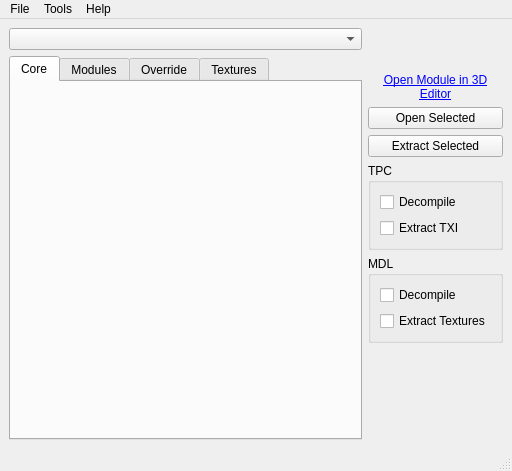
<?xml version="1.0" encoding="UTF-8"?>
<ui version="4.0">
 <class>MainWindow</class>
 <widget class="QMainWindow" name="MainWindow">
  <property name="geometry">
   <rect>
    <x>0</x>
    <y>0</y>
    <width>512</width>
    <height>471</height>
   </rect>
  </property>
  <property name="acceptDrops">
   <bool>true</bool>
  </property>
  <property name="windowTitle">
   <string>Holocron Toolset</string>
  </property>
  <widget class="QWidget" name="centralwidget">
   <layout class="QHBoxLayout" name="horizontalLayout">
    <property name="sizeConstraint">
     <enum>QLayout::SetMinimumSize</enum>
    </property>
    <item>
     <layout class="QVBoxLayout" name="verticalLayout_4">
      <item>
       <widget class="QComboBox" name="gameCombo"/>
      </item>
      <item>
       <widget class="QTabWidget" name="resourceTabs">
        <property name="currentIndex">
         <number>0</number>
        </property>
        <widget class="QWidget" name="coreTab">
         <attribute name="title">
          <string>Core</string>
         </attribute>
         <layout class="QVBoxLayout" name="verticalLayout_2">
          <property name="leftMargin">
           <number>0</number>
          </property>
          <property name="topMargin">
           <number>0</number>
          </property>
          <property name="rightMargin">
           <number>0</number>
          </property>
          <property name="bottomMargin">
           <number>0</number>
          </property>
          <item>
           <widget class="ResourceList" name="coreWidget" native="true"/>
          </item>
         </layout>
        </widget>
        <widget class="QWidget" name="modulesTab">
         <attribute name="title">
          <string>Modules</string>
         </attribute>
         <layout class="QGridLayout" name="gridLayout">
          <property name="leftMargin">
           <number>0</number>
          </property>
          <property name="topMargin">
           <number>0</number>
          </property>
          <property name="rightMargin">
           <number>0</number>
          </property>
          <property name="bottomMargin">
           <number>0</number>
          </property>
          <property name="spacing">
           <number>0</number>
          </property>
          <item row="0" column="0" rowspan="2" colspan="2">
           <widget class="ResourceList" name="modulesWidget" native="true"/>
          </item>
         </layout>
        </widget>
        <widget class="QWidget" name="overrideTab">
         <attribute name="title">
          <string>Override</string>
         </attribute>
         <layout class="QVBoxLayout" name="verticalLayout_3">
          <property name="spacing">
           <number>0</number>
          </property>
          <property name="leftMargin">
           <number>0</number>
          </property>
          <property name="topMargin">
           <number>0</number>
          </property>
          <property name="rightMargin">
           <number>0</number>
          </property>
          <property name="bottomMargin">
           <number>0</number>
          </property>
          <item>
           <widget class="ResourceList" name="overrideWidget" native="true"/>
          </item>
         </layout>
        </widget>
        <widget class="QWidget" name="texturesTab">
         <attribute name="title">
          <string>Textures</string>
         </attribute>
         <layout class="QVBoxLayout" name="verticalLayout_6">
          <item>
           <widget class="TextureList" name="texturesWidget" native="true"/>
          </item>
         </layout>
        </widget>
       </widget>
      </item>
     </layout>
    </item>
    <item>
     <layout class="QVBoxLayout" name="vboxlayout">
      <property name="sizeConstraint">
       <enum>QLayout::SetDefaultConstraint</enum>
      </property>
      <item>
       <spacer name="verticalSpacer_2">
        <property name="orientation">
         <enum>Qt::Vertical</enum>
        </property>
        <property name="sizeType">
         <enum>QSizePolicy::Fixed</enum>
        </property>
        <property name="sizeHint" stdset="0">
         <size>
          <width>124</width>
          <height>45</height>
         </size>
        </property>
       </spacer>
      </item>
      <item>
       <widget class="QFrame" name="sidebar">
        <property name="frameShape">
         <enum>QFrame::NoFrame</enum>
        </property>
        <property name="frameShadow">
         <enum>QFrame::Raised</enum>
        </property>
        <layout class="QVBoxLayout" name="verticalLayout_5">
         <property name="leftMargin">
          <number>0</number>
         </property>
         <property name="topMargin">
          <number>0</number>
         </property>
         <property name="rightMargin">
          <number>0</number>
         </property>
         <property name="bottomMargin">
          <number>0</number>
         </property>
         <item>
          <widget class="QLabel" name="openModule3dLink">
           <property name="visible">
            <bool>false</bool>
           </property>
           <property name="text">
            <string>&lt;a href="module-3d"&gt;Open Module in 3D Editor&lt;/a&gt;</string>
           </property>
           <property name="alignment">
            <set>Qt::AlignCenter</set>
           </property>
           <property name="wordWrap">
            <bool>true</bool>
           </property>
          </widget>
         </item>
         <item>
          <widget class="QPushButton" name="openButton">
           <property name="text">
            <string>Open Selected</string>
           </property>
          </widget>
         </item>
         <item>
          <widget class="QPushButton" name="extractButton">
           <property name="sizePolicy">
            <sizepolicy hsizetype="Minimum" vsizetype="Fixed">
             <horstretch>0</horstretch>
             <verstretch>0</verstretch>
            </sizepolicy>
           </property>
           <property name="text">
            <string>Extract Selected</string>
           </property>
          </widget>
         </item>
         <item>
          <widget class="QGroupBox" name="tpcGroup_2">
           <property name="title">
            <string>TPC</string>
           </property>
           <layout class="QVBoxLayout" name="verticalLayout_10">
            <item>
             <widget class="QCheckBox" name="tpcDecompileCheckbox">
              <property name="text">
               <string>Decompile</string>
              </property>
             </widget>
            </item>
            <item>
             <widget class="QCheckBox" name="tpcTxiCheckbox">
              <property name="text">
               <string>Extract TXI</string>
              </property>
             </widget>
            </item>
           </layout>
          </widget>
         </item>
         <item>
          <widget class="QGroupBox" name="mdlGroup_2">
           <property name="title">
            <string>MDL</string>
           </property>
           <layout class="QVBoxLayout" name="verticalLayout_9">
            <item>
             <widget class="QCheckBox" name="mdlDecompileCheckbox">
              <property name="text">
               <string>Decompile</string>
              </property>
             </widget>
            </item>
            <item>
             <widget class="QCheckBox" name="mdlTexturesCheckbox">
              <property name="text">
               <string>Extract Textures</string>
              </property>
             </widget>
            </item>
           </layout>
          </widget>
         </item>
        </layout>
       </widget>
      </item>
      <item>
       <spacer name="verticalSpacer">
        <property name="orientation">
         <enum>Qt::Vertical</enum>
        </property>
        <property name="sizeHint" stdset="0">
         <size>
          <width>124</width>
          <height>40</height>
         </size>
        </property>
       </spacer>
      </item>
     </layout>
    </item>
   </layout>
  </widget>
  <widget class="QMenuBar" name="menubar">
   <property name="geometry">
    <rect>
     <x>0</x>
     <y>0</y>
     <width>512</width>
     <height>22</height>
    </rect>
   </property>
   <widget class="QMenu" name="menuFile">
    <property name="title">
     <string>File</string>
    </property>
    <widget class="QMenu" name="menuNew">
     <property name="title">
      <string>New</string>
     </property>
     <addaction name="actionNewDLG"/>
     <addaction name="actionNewNSS"/>
     <addaction name="actionNewUTC"/>
     <addaction name="actionNewUTP"/>
     <addaction name="actionNewUTD"/>
     <addaction name="actionNewUTI"/>
     <addaction name="actionNewUTS"/>
     <addaction name="actionNewUTT"/>
     <addaction name="actionNewUTM"/>
     <addaction name="actionNewUTW"/>
     <addaction name="actionNewUTE"/>
     <addaction name="separator"/>
     <addaction name="actionCloneModule"/>
     <addaction name="separator"/>
     <addaction name="actionNewGFF"/>
     <addaction name="actionNewERF"/>
     <addaction name="actionNewTXT"/>
     <addaction name="actionNewSSF"/>
    </widget>
    <addaction name="menuNew"/>
    <addaction name="openAction"/>
    <addaction name="separator"/>
    <addaction name="actionSettings"/>
    <addaction name="separator"/>
    <addaction name="actionExit"/>
   </widget>
   <widget class="QMenu" name="menuTools">
    <property name="title">
     <string>Tools</string>
    </property>
    <addaction name="actionModuleDesigner"/>
    <addaction name="separator"/>
    <addaction name="actionEditTLK"/>
    <addaction name="actionEditJRL"/>
    <addaction name="separator"/>
    <addaction name="actionFileSearch"/>
   </widget>
   <widget class="QMenu" name="menuHelp">
    <property name="title">
     <string>Help</string>
    </property>
    <widget class="QMenu" name="menuDiscord">
     <property name="title">
      <string>Discord</string>
     </property>
     <addaction name="actionDiscordOpenKotOR"/>
     <addaction name="actionDiscordKotOR"/>
     <addaction name="actionDiscordDeadlyStream"/>
    </widget>
    <addaction name="actionHelpAbout"/>
    <addaction name="menuDiscord"/>
    <addaction name="actionInstructions"/>
   </widget>
   <addaction name="menuFile"/>
   <addaction name="menuTools"/>
   <addaction name="menuHelp"/>
  </widget>
  <widget class="QStatusBar" name="statusbar"/>
  <action name="cloneModuleAction">
   <property name="text">
    <string>Clone Module</string>
   </property>
  </action>
  <action name="actionRecent_Files">
   <property name="text">
    <string>Recent Files</string>
   </property>
  </action>
  <action name="actionExit">
   <property name="text">
    <string>Exit</string>
   </property>
  </action>
  <action name="actionSettings">
   <property name="text">
    <string>Settings</string>
   </property>
  </action>
  <action name="actionAbout">
   <property name="text">
    <string>About</string>
   </property>
  </action>
  <action name="actionOpen">
   <property name="text">
    <string>Open</string>
   </property>
  </action>
  <action name="actionCreature">
   <property name="text">
    <string>Creature</string>
   </property>
  </action>
  <action name="actionItem">
   <property name="text">
    <string>Item</string>
   </property>
  </action>
  <action name="actionDoor">
   <property name="text">
    <string>Door</string>
   </property>
  </action>
  <action name="actionPlaceable">
   <property name="text">
    <string>Placeable</string>
   </property>
  </action>
  <action name="actionMerchant">
   <property name="text">
    <string>Merchant</string>
   </property>
  </action>
  <action name="actionEncounter">
   <property name="text">
    <string>Encounter</string>
   </property>
  </action>
  <action name="actionTrigger">
   <property name="text">
    <string>Trigger</string>
   </property>
  </action>
  <action name="actionWaypoint">
   <property name="text">
    <string>Waypoint</string>
   </property>
  </action>
  <action name="actionDialog">
   <property name="enabled">
    <bool>false</bool>
   </property>
   <property name="text">
    <string>Dialog</string>
   </property>
  </action>
  <action name="openAction">
   <property name="text">
    <string>Open</string>
   </property>
  </action>
  <action name="actionNewGFF">
   <property name="text">
    <string>GFF</string>
   </property>
  </action>
  <action name="actionNewERF">
   <property name="text">
    <string>ERF</string>
   </property>
  </action>
  <action name="actionNewTXT">
   <property name="text">
    <string>TXT</string>
   </property>
  </action>
  <action name="actionEditTLK">
   <property name="enabled">
    <bool>false</bool>
   </property>
   <property name="text">
    <string>Edit Talk Table</string>
   </property>
  </action>
  <action name="actionHelpAbout">
   <property name="text">
    <string>About</string>
   </property>
  </action>
  <action name="actionNewSSF">
   <property name="text">
    <string>SSF</string>
   </property>
  </action>
  <action name="actionNewUTC">
   <property name="enabled">
    <bool>false</bool>
   </property>
   <property name="icon">
    <iconset>
     <normalon>:/images/icons/kx/creature.png</normalon>
    </iconset>
   </property>
   <property name="text">
    <string>Creature</string>
   </property>
  </action>
  <action name="actionCloneModule">
   <property name="enabled">
    <bool>false</bool>
   </property>
   <property name="text">
    <string>Clone Module</string>
   </property>
  </action>
  <action name="actionNewUTP">
   <property name="enabled">
    <bool>false</bool>
   </property>
   <property name="icon">
    <iconset resource="../../resources/resources.qrc">
     <normaloff>:/images/icons/kx/placeable.png</normaloff>:/images/icons/kx/placeable.png</iconset>
   </property>
   <property name="text">
    <string>Placeable</string>
   </property>
  </action>
  <action name="actionNewUTD">
   <property name="enabled">
    <bool>false</bool>
   </property>
   <property name="icon">
    <iconset resource="../../resources/resources.qrc">
     <normaloff>:/images/icons/kx/door.png</normaloff>:/images/icons/kx/door.png</iconset>
   </property>
   <property name="text">
    <string>Door</string>
   </property>
  </action>
  <action name="actionNewUTW">
   <property name="enabled">
    <bool>false</bool>
   </property>
   <property name="icon">
    <iconset resource="../../resources/resources.qrc">
     <normaloff>:/images/icons/kx/waypoint.png</normaloff>:/images/icons/kx/waypoint.png</iconset>
   </property>
   <property name="text">
    <string>Waypoint</string>
   </property>
  </action>
  <action name="actionNewUTT">
   <property name="enabled">
    <bool>false</bool>
   </property>
   <property name="icon">
    <iconset resource="../../resources/resources.qrc">
     <normaloff>:/images/icons/kx/trigger.png</normaloff>:/images/icons/kx/trigger.png</iconset>
   </property>
   <property name="text">
    <string>Trigger</string>
   </property>
  </action>
  <action name="actionNewUTE">
   <property name="enabled">
    <bool>false</bool>
   </property>
   <property name="icon">
    <iconset resource="../../resources/resources.qrc">
     <normaloff>:/images/icons/kx/encounter.png</normaloff>:/images/icons/kx/encounter.png</iconset>
   </property>
   <property name="text">
    <string>Encounter</string>
   </property>
  </action>
  <action name="actionNewUTS">
   <property name="enabled">
    <bool>false</bool>
   </property>
   <property name="icon">
    <iconset resource="../../resources/resources.qrc">
     <normaloff>:/images/icons/kx/sound.png</normaloff>:/images/icons/kx/sound.png</iconset>
   </property>
   <property name="text">
    <string>Sound</string>
   </property>
  </action>
  <action name="actionNewUTM">
   <property name="enabled">
    <bool>false</bool>
   </property>
   <property name="icon">
    <iconset resource="../../resources/resources.qrc">
     <normaloff>:/images/icons/kx/merchant.png</normaloff>:/images/icons/kx/merchant.png</iconset>
   </property>
   <property name="text">
    <string>Merchant</string>
   </property>
  </action>
  <action name="actionNewUTI">
   <property name="enabled">
    <bool>false</bool>
   </property>
   <property name="icon">
    <iconset resource="../../resources/resources.qrc">
     <normaloff>:/images/icons/kx/item.png</normaloff>:/images/icons/kx/item.png</iconset>
   </property>
   <property name="text">
    <string>Item</string>
   </property>
  </action>
  <action name="actionNewDLG">
   <property name="enabled">
    <bool>false</bool>
   </property>
   <property name="icon">
    <iconset resource="../../resources/resources.qrc">
     <normaloff>:/images/icons/kx/dialog.png</normaloff>:/images/icons/kx/dialog.png</iconset>
   </property>
   <property name="text">
    <string>Dialog</string>
   </property>
  </action>
  <action name="actionNewNSS">
   <property name="enabled">
    <bool>false</bool>
   </property>
   <property name="icon">
    <iconset resource="../../resources/resources.qrc">
     <normaloff>:/images/icons/kx/script.png</normaloff>:/images/icons/kx/script.png</iconset>
   </property>
   <property name="text">
    <string>Script</string>
   </property>
  </action>
  <action name="actionEditJRL">
   <property name="enabled">
    <bool>false</bool>
   </property>
   <property name="text">
    <string>Edit Journal</string>
   </property>
  </action>
  <action name="actionFileSearch">
   <property name="enabled">
    <bool>false</bool>
   </property>
   <property name="text">
    <string>File Search</string>
   </property>
  </action>
  <action name="actionGeometryEditor">
   <property name="enabled">
    <bool>false</bool>
   </property>
   <property name="text">
    <string>Geometry Editor</string>
   </property>
  </action>
  <action name="actionEditModule">
   <property name="enabled">
    <bool>false</bool>
   </property>
   <property name="text">
    <string>Edit Module</string>
   </property>
  </action>
  <action name="actionInstructions">
   <property name="text">
    <string>Instructions</string>
   </property>
  </action>
  <action name="actionDiscordOpenKotOR">
   <property name="text">
    <string>OpenKotOR</string>
   </property>
  </action>
  <action name="actionDiscordKotOR">
   <property name="text">
    <string>KOTOR Community Portal</string>
   </property>
  </action>
  <action name="actionDiscordDeadlyStream">
   <property name="text">
    <string>Deadly Stream</string>
   </property>
  </action>
  <action name="actionModuleDesigner">
   <property name="enabled">
    <bool>false</bool>
   </property>
   <property name="text">
    <string>3D Module Designer</string>
   </property>
  </action>
 </widget>
 <customwidgets>
  <customwidget>
   <class>ResourceList</class>
   <extends>QWidget</extends>
   <header location="global">toolset.gui.widgets.main_widgets</header>
   <container>1</container>
  </customwidget>
  <customwidget>
   <class>TextureList</class>
   <extends>QWidget</extends>
   <header location="global">toolset.gui.widgets.main_widgets</header>
   <container>1</container>
  </customwidget>
 </customwidgets>
 <resources>
  <include location="../../resources/resources.qrc"/>
 </resources>
 <connections/>
</ui>
